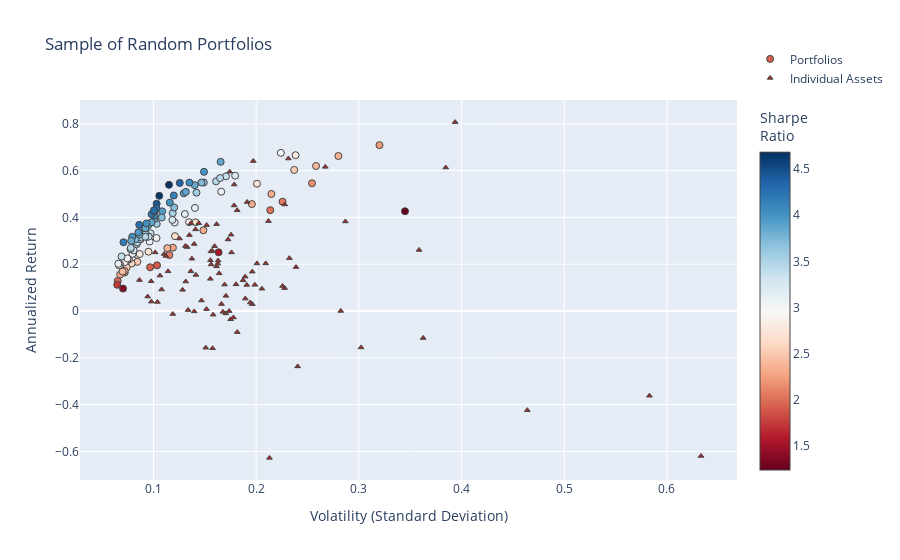

The notebook cell saved with this chart:
### Code cell
fig2 = go.Figure()

fig2.add_trace(go.Scatter(
    x=[p["variance"]**0.5 for p in dominant_portfolios],  # Convert variance to volatility
    y=[p["return"] for p in dominant_portfolios],
    mode='markers',
    marker=dict(
        color=[p["return"] / (p["variance"]**0.5) for p in dominant_portfolios],  # Sharpe Ratio
        showscale=True,
        size=7,
        line=dict(width=1),
        colorscale="RdBu",
        colorbar=dict(title="Sharpe<br>Ratio")
    ),
    hoverinfo='text',
    text=[
        f"Return: {p['return']:.2%}<br>Volatility: {p['variance']**0.5:.2f}<br>" +
        "<br>".join([f"{p['tickers'][i]}: Weight={p['weights'][i]:.2f}" for i in range(len(p['tickers']))])
        for p in dominant_portfolios
    ],
    name="Portfolios"
))


fig2.add_trace(go.Scatter(
    x=volatility, 
    y=annualized_returns,
    mode='markers',
    hoverinfo='text',
    hovertext=[
        f"{name} <br>Volatility: {vol:.2f} <br>Returns: {ret:.2%} <br>Sharpe Ratio: {sr:.2f}"
        for name, vol, ret, sr in zip(names, volatility, annualized_returns, sharpe_ratios)
    ],
    marker=dict(
        color='brown',
        size=5,
        symbol='triangle-up',  # Sets the marker shape to a triangle
        line=dict(width=1)
    ),
    name="Individual Assets"
))

fig2.update_layout(
    title='Sample of Random Portfolios',
    xaxis_title='Volatility (Standard Deviation)',
    yaxis_title='Annualized Return',
    legend=dict(y=5
    )
)


fig2.show()

### Figure 1 — Plotly figure (JSON) as saved in the notebook; plotly's stock layout.template omitted (floating-point values rounded to 4 significant figures)
{"data": [{"hoverinfo": "text", "marker": {"color": [1.932, 1.888, 1.237, 2.493, 2.071, 2.582, 1.537, 2.277, 2.856, 2.889, 2.646, 2.071, 2.285, 2.322, 2.366, 2.686, 3.03, 2.814, 3.082, 3.07, 3.137, 2.665, 2.821, 2.529, 3.608, 2.941, 3.174, 3.426, 2.384, 3.522, 2.017, 3.381, 2.335, 3.502, 2.329, 2.71, 3.215, 3.55, 2.146, 3.139, 3.339, 3.566, 2.899, 3.222, 3.409, 3.014, 3.683, 3.42, 3.482, 3.893, 1.363, 3.288, 3.929, 3.508, 3.7, 3.586, 2.306, 3.551, 3.897, 3.071, 2.415, 4.449, 3.443, 3.836, 4.038, 3.714, 3.883, 1.974, 3.573, 4.063, 2.365, 3.458, 3.865, 3.998, 4.121, 3.382, 4.266, 2.399, 2.544, 2.934, 3.45, 3.781, 3.686, 3.998, 3.872, 2.794, 4.217, 4.359, 4.149, 3.373, 3.854, 2.933, 1.736, 3.937, 3.865, 3.844, 3.447, 3.987, 3.742, 3.94, 4.274, 3.829, 4.66, 4.684, 3.072, 4.016, 3.017, 4.198, 4.285, 2.215], "colorbar": {"title": {"text": "Sharpe<br>Ratio"}}, "colorscale": [[0, "rgb(103,0,31)"], [0.1, "rgb(178,24,43)"], [0.2, "rgb(214,96,77)"], [0.3, "rgb(244,165,130)"], [0.4, "rgb(253,219,199)"], [0.5, "rgb(247,247,247)"], [0.6, "rgb(209,229,240)"], [0.7, "rgb(146,197,222)"], [0.8, "rgb(67,147,195)"], [0.9, "rgb(33,102,172)"], [1, "rgb(5,48,97)"]], "line": {"width": 1}, "showscale": true, "size": 7}, "mode": "markers", "name": "Portfolios", "text": ["Return: 18.71%<br>Volatility: 0.10<br>AAPL_Close: Weight=0.11<br>V_Close: Weight=0.47<br>F_Close: Weight=0.41", "Return: 19.54%<br>Volatility: 0.10<br>RMD_Close: Weight=0.30<br>SO_Close: Weight=0.33<br>TXN_Close: Weight=0.37", "Return: 42.66%<br>Volatility: 0.34<br>VRTX_Close: Weight=0.85<br>SNAP_Close: Weight=0.15<br>RMD_Close: Weight=0.00", "Return: 21.01%<br>Volatility: 0.08<br>UNH_Close: Weight=0.38<br>PFE_Close: Weight=0.30<br>CVX_Close: Weight=0.31", "Return: 23.92%<br>Volatility: 0.12<br>CSCO_Close: Weight=0.35<br>GM_Close: Weight=0.11<br>INTC_Close: Weight=0.20<br>MSFT_Close: Weight=0.17<br>EW_Close: Weight=0.16", "Return: 20.34%<br>Volatility: 0.08<br>PFE_Close: Weight=0.24<br>BAC_Close: Weight=0.10<br>V_Close: Weight=0.50<br>PG_Close: Weight=0.16", "Return: 25.11%<br>Volatility: 0.16<br>CMCSA_Close: Weight=0.35<br>COST_Close: Weight=0.36<br>VRTX_Close: Weight=0.29", "Return: 27.09%<br>Volatility: 0.12<br>V_Close: Weight=0.42<br>LMT_Close: Weight=0.22<br>JPM_Close: Weight=0.11<br>TSLA_Close: Weight=0.24<br>MMM_Close: Weight=0.00", "Return: 24.02%<br>Volatility: 0.08<br>SYK_Close: Weight=0.04<br>DE_Close: Weight=0.19<br>GOOG_Close: Weight=0.29<br>EXC_Close: Weight=0.35<br>CVX_Close: Weight=0.12", "Return: 22.02%<br>Volatility: 0.08<br>V_Close: Weight=0.16<br>XOM_Close: Weight=0.23<br>JNJ_Close: Weight=0.21<br>SYY_Close: Weight=0.23<br>ADBE_Close: Weight=0.19", "Return: 32.01%<br>Volatility: 0.12<br>ADBE_Close: Weight=0.39<br>NEE_Close: Weight=0.58<br>EW_Close: Weight=0.04", "Return: 46.73%<br>Volatility: 0.23<br>QCOM_Close: Weight=0.25<br>DUK_Close: Weight=0.10<br>ZBH_Close: Weight=0.14<br>NVDA_Close: Weight=0.51", "Return: 16.47%<br>Volatility: 0.07<br>LMT_Close: Weight=0.29<br>PG_Close: Weight=0.27<br>PM_Close: Weight=0.17<br>V_Close: Weight=0.27", "Return: 34.51%<br>Volatility: 0.15<br>KO_Close: Weight=0.02<br>PM_Close: Weight=0.19<br>WMT_Close: Weight=0.80", "Return: 26.86%<br>Volatility: 0.11<br>CMCSA_Close: Weight=0.04<br>CAT_Close: Weight=0.26<br>MS_Close: Weight=0.20<br>DHR_Close: Weight=0.30<br>QCOM_Close: Weight=0.20", "Return: 37.92%<br>Volatility: 0.14<br>AMZN_Close: Weight=0.41<br>REGN_Close: Weight=0.03<br>ISRG_Close: Weight=0.42<br>LMT_Close: Weight=0.04<br>MS_Close: Weight=0.11", "Return: 31.22%<br>Volatility: 0.10<br>PFE_Close: Weight=0.27<br>MA_Close: Weight=0.14<br>CAT_Close: Weight=0.38<br>T_Close: Weight=0.22", "Return: 24.37%<br>Volatility: 0.09<br>BA_Close: Weight=0.25<br>MMM_Close: Weight=0.38<br>SO_Close: Weight=0.23<br>IBM_Close: Weight=0.07<br>LLY_Close: Weight=0.07", "Return: 29.69%<br>Volatility: 0.10<br>ISRG_Close: Weight=0.16<br>PYPL_Close: Weight=0.26<br>PG_Close: Weight=0.37<br>JNJ_Close: Weight=0.21", "Return: 24.45%<br>Volatility: 0.08<br>MMM_Close: Weight=0.39<br>T_Close: Weight=0.23<br>MCD_Close: Weight=0.38", "Return: 37.84%<br>Volatility: 0.12<br>SYY_Close: Weight=0.44<br>WMT_Close: Weight=0.32<br>PYPL_Close: Weight=0.24", "Return: 25.36%<br>Volatility: 0.10<br>MSFT_Close: Weight=0.21<br>EXC_Close: Weight=0.09<br>WFC_Close: Weight=0.32<br>MCD_Close: Weight=0.39", "Return: 37.99%<br>Volatility: 0.13<br>CAT_Close: Weight=0.35<br>BABA_Close: Weight=0.14<br>ORCL_Close: Weight=0.49<br>EXC_Close: Weight=0.02", "Return: 18.69%<br>Volatility: 0.07<br>PEP_Close: Weight=0.43<br>HON_Close: Weight=0.50<br>TMO_Close: Weight=0.00<br>CMCSA_Close: Weight=0.07", "Return: 37.23%<br>Volatility: 0.10<br>LMT_Close: Weight=0.41<br>ACN_Close: Weight=0.18<br>ABBV_Close: Weight=0.42", "Return: 22.00%<br>Volatility: 0.07<br>GOOGL_Close: Weight=0.05<br>AEP_Close: Weight=0.15<br>PEP_Close: Weight=0.24<br>SAP_Close: Weight=0.28<br>HD_Close: Weight=0.28", "Return: 41.44%<br>Volatility: 0.13<br>CRM_Close: Weight=0.10<br>ABBV_Close: Weight=0.53<br>RTX_Close: Weight=0.00<br>GOOG_Close: Weight=0.37", "Return: 33.28%<br>Volatility: 0.10<br>ISRG_Close: Weight=0.08<br>JPM_Close: Weight=0.35<br>MSFT_Close: Weight=0.31<br>WMT_Close: Weight=0.26", "Return: 17.14%<br>Volatility: 0.07<br>CMCSA_Close: Weight=0.09<br>MSFT_Close: Weight=0.16<br>PEP_Close: Weight=0.24<br>SAP_Close: Weight=0.20<br>PFE_Close: Weight=0.31", "Return: 41.83%<br>Volatility: 0.12<br>PYPL_Close: Weight=0.42<br>DIS_Close: Weight=0.06<br>MCD_Close: Weight=0.23<br>XOM_Close: Weight=0.17<br>WMT_Close: Weight=0.12", "Return: 43.12%<br>Volatility: 0.21<br>BAC_Close: Weight=0.04<br>VRTX_Close: Weight=0.46<br>AMGN_Close: Weight=0.19<br>ADBE_Close: Weight=0.32", "Return: 31.76%<br>Volatility: 0.09<br>BA_Close: Weight=0.41<br>META_Close: Weight=0.01<br>DUK_Close: Weight=0.27<br>K_Close: Weight=0.03<br>EMR_Close: Weight=0.28", "Return: 45.72%<br>Volatility: 0.20<br>DE_Close: Weight=0.14<br>PG_Close: Weight=0.39<br>NVDA_Close: Weight=0.47", "Return: 28.47%<br>Volatility: 0.08<br>KO_Close: Weight=0.25<br>AMZN_Close: Weight=0.12<br>SO_Close: Weight=0.17<br>BA_Close: Weight=0.32<br>PEP_Close: Weight=0.15", "Return: 50.03%<br>Volatility: 0.21<br>NVDA_Close: Weight=0.44<br>MO_Close: Weight=0.05<br>T_Close: Weight=0.09<br>AMZN_Close: Weight=0.38<br>JNJ_Close: Weight=0.05", "Return: 54.41%<br>Volatility: 0.20<br>JNJ_Close: Weight=0.05<br>BA_Close: Weight=0.21<br>NVDA_Close: Weight=0.49<br>DUK_Close: Weight=0.25", "Return: 25.93%<br>Volatility: 0.08<br>WMT_Close: Weight=0.19<br>MSFT_Close: Weight=0.17<br>CVX_Close: Weight=0.40<br>SAP_Close: Weight=0.24", "Return: 30.46%<br>Volatility: 0.09<br>SAP_Close: Weight=0.14<br>ACN_Close: Weight=0.14<br>NEE_Close: Weight=0.38<br>WMT_Close: Weight=0.33", "Return: 54.60%<br>Volatility: 0.25<br>NVDA_Close: Weight=0.56<br>KR_Close: Weight=0.14<br>ORCL_Close: Weight=0.08<br>BABA_Close: Weight=0.13<br>EMR_Close: Weight=0.09", "Return: 44.07%<br>Volatility: 0.14<br>BA_Close: Weight=0.33<br>ACN_Close: Weight=0.18<br>K_Close: Weight=0.22<br>NVDA_Close: Weight=0.27", "Return: 31.82%<br>Volatility: 0.10<br>MMM_Close: Weight=0.58<br>MCD_Close: Weight=0.42<br>GOOG_Close: Weight=0.00", "Return: 50.59%<br>Volatility: 0.14<br>DE_Close: Weight=0.10<br>TXN_Close: Weight=0.43<br>CAT_Close: Weight=0.47", "Return: 20.90%<br>Volatility: 0.07<br>PFE_Close: Weight=0.26<br>NEE_Close: Weight=0.29<br>V_Close: Weight=0.33<br>EXC_Close: Weight=0.13", "Return: 57.86%<br>Volatility: 0.18<br>BABA_Close: Weight=0.58<br>ADBE_Close: Weight=0.06<br>ABBV_Close: Weight=0.36", "Return: 26.48%<br>Volatility: 0.08<br>TXN_Close: Weight=0.21<br>NEE_Close: Weight=0.45<br>BABA_Close: Weight=0.12<br>XOM_Close: Weight=0.22", "Return: 22.48%<br>Volatility: 0.07<br>SYY_Close: Weight=0.07<br>BAC_Close: Weight=0.20<br>AEP_Close: Weight=0.35<br>V_Close: Weight=0.38", "Return: 44.26%<br>Volatility: 0.12<br>CAT_Close: Weight=0.56<br>AEP_Close: Weight=0.36<br>AMZN_Close: Weight=0.08", "Return: 28.58%<br>Volatility: 0.08<br>NEE_Close: Weight=0.45<br>WMT_Close: Weight=0.27<br>BMY_Close: Weight=0.15<br>MSFT_Close: Weight=0.12", "Return: 29.32%<br>Volatility: 0.08<br>DUK_Close: Weight=0.30<br>K_Close: Weight=0.02<br>DE_Close: Weight=0.29<br>MCD_Close: Weight=0.33<br>UNH_Close: Weight=0.06", "Return: 37.40%<br>Volatility: 0.10<br>LMT_Close: Weight=0.16<br>NFLX_Close: Weight=0.15<br>NEE_Close: Weight=0.37<br>BA_Close: Weight=0.32", "Return: 9.59%<br>Volatility: 0.07<br>WFC_Close: Weight=0.15<br>ISRG_Close: Weight=0.05<br>XOM_Close: Weight=0.53<br>AEP_Close: Weight=0.26", "Return: 38.95%<br>Volatility: 0.12<br>BA_Close: Weight=0.38<br>RTX_Close: Weight=0.09<br>TXN_Close: Weight=0.11<br>QCOM_Close: Weight=0.19<br>META_Close: Weight=0.23", "Return: 42.61%<br>Volatility: 0.11<br>BA_Close: Weight=0.33<br>ABT_Close: Weight=0.18<br>META_Close: Weight=0.21<br>CRM_Close: Weight=0.08<br>ISRG_Close: Weight=0.21", "Return: 30.65%<br>Volatility: 0.09<br>MA_Close: Weight=0.31<br>EXC_Close: Weight=0.36<br>BA_Close: Weight=0.24<br>XOM_Close: Weight=0.09", "Return: 39.99%<br>Volatility: 0.11<br>BABA_Close: Weight=0.25<br>MCD_Close: Weight=0.34<br>ABT_Close: Weight=0.41", "Return: 33.07%<br>Volatility: 0.09<br>SYY_Close: Weight=0.04<br>NEE_Close: Weight=0.43<br>BA_Close: Weight=0.11<br>TXN_Close: Weight=0.41", "Return: 15.59%<br>Volatility: 0.07<br>ABBV_Close: Weight=0.10<br>KO_Close: Weight=0.64<br>NKE_Close: Weight=0.10<br>XOM_Close: Weight=0.16", "Return: 31.38%<br>Volatility: 0.09<br>T_Close: Weight=0.12<br>BA_Close: Weight=0.28<br>ACN_Close: Weight=0.30<br>EW_Close: Weight=0.05<br>NEE_Close: Weight=0.24", "Return: 39.39%<br>Volatility: 0.10<br>HON_Close: Weight=0.40<br>TXN_Close: Weight=0.18<br>SYY_Close: Weight=0.05<br>BA_Close: Weight=0.36", "Return: 50.99%<br>Volatility: 0.17<br>NVDA_Close: Weight=0.30<br>WMT_Close: Weight=0.42<br>INTC_Close: Weight=0.26<br>PEP_Close: Weight=0.02", "Return: 16.88%<br>Volatility: 0.07<br>KO_Close: Weight=0.62<br>BMY_Close: Weight=0.17<br>V_Close: Weight=0.17<br>MSFT_Close: Weight=0.04", "Return: 45.88%<br>Volatility: 0.10<br>EW_Close: Weight=0.12<br>ABBV_Close: Weight=0.15<br>UNH_Close: Weight=0.16<br>NEE_Close: Weight=0.18<br>CAT_Close: Weight=0.39", "Return: 55.43%<br>Volatility: 0.16<br>CAT_Close: Weight=0.77<br>MMM_Close: Weight=0.13<br>EW_Close: Weight=0.09", "Return: 53.79%<br>Volatility: 0.14<br>ABBV_Close: Weight=0.54<br>UNH_Close: Weight=0.27<br>NVDA_Close: Weight=0.19", "Return: 40.86%<br>Volatility: 0.10<br>BA_Close: Weight=0.35<br>PM_Close: Weight=0.01<br>UNH_Close: Weight=0.47<br>TMO_Close: Weight=0.17", "Return: 30.69%<br>Volatility: 0.08<br>INTC_Close: Weight=0.15<br>ISRG_Close: Weight=0.09<br>K_Close: Weight=0.04<br>NEE_Close: Weight=0.36<br>MCD_Close: Weight=0.36", "Return: 50.29%<br>Volatility: 0.13<br>JPM_Close: Weight=0.22<br>BA_Close: Weight=0.31<br>LMT_Close: Weight=0.05<br>AAPL_Close: Weight=0.04<br>PYPL_Close: Weight=0.39", "Return: 12.88%<br>Volatility: 0.07<br>QCOM_Close: Weight=0.10<br>PFE_Close: Weight=0.32<br>KO_Close: Weight=0.38<br>AEP_Close: Weight=0.20", "Return: 32.89%<br>Volatility: 0.09<br>KO_Close: Weight=0.45<br>BMY_Close: Weight=0.12<br>BA_Close: Weight=0.43", "Return: 54.89%<br>Volatility: 0.14<br>BA_Close: Weight=0.24<br>ABBV_Close: Weight=0.70<br>ISRG_Close: Weight=0.06", "Return: 66.24%<br>Volatility: 0.28<br>NEE_Close: Weight=0.01<br>NVDA_Close: Weight=0.59<br>ADBE_Close: Weight=0.40", "Return: 26.97%<br>Volatility: 0.08<br>PG_Close: Weight=0.28<br>ADBE_Close: Weight=0.05<br>MMM_Close: Weight=0.14<br>HD_Close: Weight=0.31<br>WMT_Close: Weight=0.22", "Return: 36.74%<br>Volatility: 0.10<br>CAT_Close: Weight=0.39<br>ISRG_Close: Weight=0.07<br>NKE_Close: Weight=0.07<br>AEP_Close: Weight=0.43<br>V_Close: Weight=0.05", "Return: 46.34%<br>Volatility: 0.12<br>UNH_Close: Weight=0.32<br>MA_Close: Weight=0.01<br>LMT_Close: Weight=0.07<br>ADBE_Close: Weight=0.30<br>CAT_Close: Weight=0.31", "Return: 49.38%<br>Volatility: 0.12<br>GOOGL_Close: Weight=0.36<br>CAT_Close: Weight=0.42<br>BA_Close: Weight=0.22", "Return: 23.33%<br>Volatility: 0.07<br>DUK_Close: Weight=0.16<br>MMM_Close: Weight=0.23<br>MCD_Close: Weight=0.28<br>XOM_Close: Weight=0.18<br>V_Close: Weight=0.16", "Return: 43.91%<br>Volatility: 0.10<br>PYPL_Close: Weight=0.21<br>PM_Close: Weight=0.07<br>BA_Close: Weight=0.13<br>ABBV_Close: Weight=0.27<br>LMT_Close: Weight=0.32", "Return: 61.97%<br>Volatility: 0.26<br>NVDA_Close: Weight=0.07<br>BABA_Close: Weight=0.91<br>K_Close: Weight=0.01", "Return: 60.30%<br>Volatility: 0.24<br>SO_Close: Weight=0.16<br>NVDA_Close: Weight=0.46<br>VRTX_Close: Weight=0.25<br>BABA_Close: Weight=0.13", "Return: 19.84%<br>Volatility: 0.07<br>V_Close: Weight=0.16<br>SYK_Close: Weight=0.12<br>DUK_Close: Weight=0.42<br>HD_Close: Weight=0.29", "Return: 31.75%<br>Volatility: 0.09<br>MCD_Close: Weight=0.48<br>KO_Close: Weight=0.23<br>TXN_Close: Weight=0.29", "Return: 32.68%<br>Volatility: 0.09<br>PYPL_Close: Weight=0.01<br>TMO_Close: Weight=0.12<br>BA_Close: Weight=0.29<br>JNJ_Close: Weight=0.38<br>GOOG_Close: Weight=0.20", "Return: 54.93%<br>Volatility: 0.15<br>AEP_Close: Weight=0.03<br>MA_Close: Weight=0.13<br>CAT_Close: Weight=0.69<br>MSFT_Close: Weight=0.15", "Return: 31.72%<br>Volatility: 0.08<br>HD_Close: Weight=0.31<br>KO_Close: Weight=0.42<br>BA_Close: Weight=0.27", "Return: 50.93%<br>Volatility: 0.13<br>BA_Close: Weight=0.33<br>ISRG_Close: Weight=0.11<br>V_Close: Weight=0.26<br>BABA_Close: Weight=0.29<br>PM_Close: Weight=0.00", "Return: 66.60%<br>Volatility: 0.24<br>WMT_Close: Weight=0.30<br>BA_Close: Weight=0.13<br>NVDA_Close: Weight=0.57", "Return: 41.41%<br>Volatility: 0.10<br>ISRG_Close: Weight=0.17<br>MCD_Close: Weight=0.21<br>WMT_Close: Weight=0.09<br>CAT_Close: Weight=0.28<br>CVX_Close: Weight=0.25", "Return: 54.76%<br>Volatility: 0.13<br>BABA_Close: Weight=0.07<br>BA_Close: Weight=0.58<br>ACN_Close: Weight=0.18<br>CAT_Close: Weight=0.18", "Return: 29.38%<br>Volatility: 0.07<br>SO_Close: Weight=0.10<br>PFE_Close: Weight=0.24<br>MCD_Close: Weight=0.25<br>BA_Close: Weight=0.16<br>HD_Close: Weight=0.26", "Return: 57.57%<br>Volatility: 0.17<br>SYY_Close: Weight=0.06<br>HON_Close: Weight=0.10<br>CAT_Close: Weight=0.84", "Return: 63.76%<br>Volatility: 0.17<br>SYY_Close: Weight=0.02<br>CAT_Close: Weight=0.42<br>PYPL_Close: Weight=0.56", "Return: 19.52%<br>Volatility: 0.07<br>JNJ_Close: Weight=0.11<br>KO_Close: Weight=0.32<br>MCD_Close: Weight=0.26<br>SYK_Close: Weight=0.18<br>DIS_Close: Weight=0.13", "Return: 11.24%<br>Volatility: 0.06<br>RTX_Close: Weight=0.12<br>KO_Close: Weight=0.61<br>XOM_Close: Weight=0.26", "Return: 35.29%<br>Volatility: 0.09<br>VZ_Close: Weight=0.19<br>AEP_Close: Weight=0.26<br>ABBV_Close: Weight=0.17<br>CAT_Close: Weight=0.30<br>BIIB_Close: Weight=0.08", "Return: 37.88%<br>Volatility: 0.10<br>NEE_Close: Weight=0.28<br>BMY_Close: Weight=0.17<br>CAT_Close: Weight=0.34<br>SYK_Close: Weight=0.01<br>MCD_Close: Weight=0.20", "Return: 35.42%<br>Volatility: 0.09<br>NEE_Close: Weight=0.11<br>UNH_Close: Weight=0.31<br>CAT_Close: Weight=0.27<br>ORCL_Close: Weight=0.12<br>RTX_Close: Weight=0.19", "Return: 56.85%<br>Volatility: 0.16<br>BA_Close: Weight=0.94<br>KO_Close: Weight=0.03<br>COST_Close: Weight=0.02", "Return: 59.50%<br>Volatility: 0.15<br>ACN_Close: Weight=0.07<br>ABBV_Close: Weight=0.22<br>CAT_Close: Weight=0.72", "Return: 54.91%<br>Volatility: 0.15<br>META_Close: Weight=0.27<br>NVDA_Close: Weight=0.15<br>BA_Close: Weight=0.58", "Return: 33.62%<br>Volatility: 0.09<br>TMO_Close: Weight=0.28<br>BA_Close: Weight=0.31<br>NEE_Close: Weight=0.31<br>QCOM_Close: Weight=0.10", "Return: 36.83%<br>Volatility: 0.09<br>QCOM_Close: Weight=0.09<br>JNJ_Close: Weight=0.21<br>WMT_Close: Weight=0.18<br>V_Close: Weight=0.26<br>BA_Close: Weight=0.27", "Return: 29.99%<br>Volatility: 0.08<br>MCD_Close: Weight=0.28<br>SAP_Close: Weight=0.13<br>AEP_Close: Weight=0.06<br>MMM_Close: Weight=0.32<br>HD_Close: Weight=0.20", "Return: 49.24%<br>Volatility: 0.11<br>ABBV_Close: Weight=0.36<br>ACN_Close: Weight=0.20<br>BA_Close: Weight=0.38<br>MMM_Close: Weight=0.06", "Return: 53.92%<br>Volatility: 0.12<br>CAT_Close: Weight=0.31<br>UNH_Close: Weight=0.28<br>BA_Close: Weight=0.41", "Return: 20.21%<br>Volatility: 0.07<br>PG_Close: Weight=0.14<br>JNJ_Close: Weight=0.15<br>INTC_Close: Weight=0.14<br>NEE_Close: Weight=0.33<br>JPM_Close: Weight=0.24", "Return: 37.42%<br>Volatility: 0.09<br>TXN_Close: Weight=0.28<br>DUK_Close: Weight=0.16<br>ABBV_Close: Weight=0.30<br>MCD_Close: Weight=0.25", "Return: 67.58%<br>Volatility: 0.22<br>NVDA_Close: Weight=0.52<br>BA_Close: Weight=0.42<br>DHR_Close: Weight=0.06", "Return: 42.42%<br>Volatility: 0.10<br>HD_Close: Weight=0.24<br>MMM_Close: Weight=0.12<br>BA_Close: Weight=0.41<br>META_Close: Weight=0.23", "Return: 43.06%<br>Volatility: 0.10<br>HD_Close: Weight=0.32<br>BA_Close: Weight=0.42<br>MSFT_Close: Weight=0.15<br>CSCO_Close: Weight=0.09<br>V_Close: Weight=0.01", "Return: 70.90%<br>Volatility: 0.32<br>NVDA_Close: Weight=0.80<br>PG_Close: Weight=0.11<br>CAT_Close: Weight=0.09"], "type": "scatter", "x": [0.09681, 0.1035, 0.3449, 0.08428, 0.1155, 0.07878, 0.1634, 0.1189, 0.08413, 0.07623, 0.121, 0.2257, 0.07206, 0.1486, 0.1135, 0.1411, 0.103, 0.08663, 0.09635, 0.07966, 0.1206, 0.09518, 0.1347, 0.07392, 0.1032, 0.0748, 0.1306, 0.09712, 0.0719, 0.1188, 0.2138, 0.09393, 0.1958, 0.08128, 0.2148, 0.2008, 0.08066, 0.08579, 0.2544, 0.1404, 0.09531, 0.1419, 0.0721, 0.1796, 0.07767, 0.0746, 0.1202, 0.08357, 0.0842, 0.09606, 0.07037, 0.1185, 0.1085, 0.08738, 0.1081, 0.09223, 0.06759, 0.08838, 0.1011, 0.166, 0.06989, 0.1031, 0.161, 0.1402, 0.1012, 0.08263, 0.1295, 0.06522, 0.09205, 0.1351, 0.2801, 0.078, 0.09505, 0.1159, 0.1198, 0.06897, 0.1029, 0.2583, 0.237, 0.06763, 0.09202, 0.08641, 0.149, 0.07934, 0.1315, 0.2384, 0.0982, 0.1256, 0.07083, 0.1707, 0.1654, 0.06655, 0.06473, 0.08963, 0.09802, 0.09213, 0.1649, 0.1492, 0.1467, 0.08533, 0.08616, 0.07833, 0.1057, 0.1151, 0.06578, 0.09317, 0.224, 0.101, 0.1005, 0.3201], "y": [0.1871, 0.1954, 0.4266, 0.2101, 0.2392, 0.2034, 0.2511, 0.2709, 0.2402, 0.2202, 0.3201, 0.4673, 0.1647, 0.3451, 0.2686, 0.3792, 0.3122, 0.2437, 0.2969, 0.2445, 0.3784, 0.2536, 0.3799, 0.1869, 0.3723, 0.22, 0.4144, 0.3328, 0.1714, 0.4183, 0.4312, 0.3176, 0.4572, 0.2847, 0.5003, 0.5441, 0.2593, 0.3046, 0.546, 0.4407, 0.3182, 0.5059, 0.209, 0.5786, 0.2648, 0.2248, 0.4426, 0.2858, 0.2932, 0.374, 0.09591, 0.3895, 0.4261, 0.3065, 0.3999, 0.3307, 0.1559, 0.3138, 0.3939, 0.5099, 0.1688, 0.4588, 0.5543, 0.5379, 0.4086, 0.3069, 0.5029, 0.1288, 0.3289, 0.5489, 0.6624, 0.2697, 0.3674, 0.4634, 0.4938, 0.2333, 0.4391, 0.6197, 0.603, 0.1984, 0.3175, 0.3268, 0.5493, 0.3172, 0.5093, 0.666, 0.4141, 0.5476, 0.2938, 0.5757, 0.6376, 0.1952, 0.1124, 0.3529, 0.3788, 0.3542, 0.5685, 0.595, 0.5491, 0.3362, 0.3683, 0.2999, 0.4924, 0.5392, 0.2021, 0.3742, 0.6758, 0.4242, 0.4306, 0.709]}, {"hoverinfo": "text", "hovertext": ["RDY_Close <br>Volatility: 0.30 <br>Returns: -15.56% <br>Sharpe Ratio: -0.52", "SYY_Close <br>Volatility: 0.16 <br>Returns: 19.12% <br>Sharpe Ratio: 1.19", "RMD_Close <br>Volatility: 0.20 <br>Returns: 20.34% <br>Sharpe Ratio: 1.01", "GE_Close <br>Volatility: 0.21 <br>Returns: -62.75% <br>Sharpe Ratio: -2.95", "XOM_Close <br>Volatility: 0.10 <br>Returns: 3.88% <br>Sharpe Ratio: 0.37", "BAC_Close <br>Volatility: 0.21 <br>Returns: 20.36% <br>Sharpe Ratio: 0.97", "SAP_Close <br>Volatility: 0.14 <br>Returns: 22.38% <br>Sharpe Ratio: 1.63", "F_Close <br>Volatility: 0.17 <br>Returns: 3.00% <br>Sharpe Ratio: 0.18", "ISRG_Close <br>Volatility: 0.19 <br>Returns: 46.59% <br>Sharpe Ratio: 2.44", "ETN_Close <br>Volatility: 0.16 <br>Returns: 13.76% <br>Sharpe Ratio: 0.89", "PG_Close <br>Volatility: 0.10 <br>Returns: 4.02% <br>Sharpe Ratio: 0.41", "EMR_Close <br>Volatility: 0.16 <br>Returns: 20.27% <br>Sharpe Ratio: 1.25", "UA_Close <br>Volatility: 0.46 <br>Returns: -42.37% <br>Sharpe Ratio: -0.91", "K_Close <br>Volatility: 0.18 <br>Returns: -9.01% <br>Sharpe Ratio: -0.50", "PM_Close <br>Volatility: 0.14 <br>Returns: -0.16% <br>Sharpe Ratio: -0.01", "WMT_Close <br>Volatility: 0.18 <br>Returns: 43.06% <br>Sharpe Ratio: 2.37", "TMO_Close <br>Volatility: 0.16 <br>Returns: 21.55% <br>Sharpe Ratio: 1.32", "GIS_Close <br>Volatility: 0.17 <br>Returns: -0.03% <br>Sharpe Ratio: -0.00", "AAPL_Close <br>Volatility: 0.18 <br>Returns: 25.04% <br>Sharpe Ratio: 1.42", "CAT_Close <br>Volatility: 0.20 <br>Returns: 64.11% <br>Sharpe Ratio: 3.25", "INTC_Close <br>Volatility: 0.18 <br>Returns: 32.63% <br>Sharpe Ratio: 1.86", "ABBV_Close <br>Volatility: 0.18 <br>Returns: 54.05% <br>Sharpe Ratio: 3.03", "MA_Close <br>Volatility: 0.14 <br>Returns: 37.50% <br>Sharpe Ratio: 2.60", "GILD_Close <br>Volatility: 0.19 <br>Returns: 5.32% <br>Sharpe Ratio: 0.28", "VZ_Close <br>Volatility: 0.17 <br>Returns: 11.30% <br>Sharpe Ratio: 0.67", "AMD_Close <br>Volatility: 0.58 <br>Returns: -36.20% <br>Sharpe Ratio: -0.62", "AEP_Close <br>Volatility: 0.11 <br>Returns: 15.15% <br>Sharpe Ratio: 1.42", "MSFT_Close <br>Volatility: 0.15 <br>Returns: 36.72% <br>Sharpe Ratio: 2.42", "MO_Close <br>Volatility: 0.18 <br>Returns: -2.75% <br>Sharpe Ratio: -0.15", "SO_Close <br>Volatility: 0.12 <br>Returns: -1.26% <br>Sharpe Ratio: -0.11", "MCD_Close <br>Volatility: 0.14 <br>Returns: 37.50% <br>Sharpe Ratio: 2.75", "V_Close <br>Volatility: 0.13 <br>Returns: 30.98% <br>Sharpe Ratio: 2.47", "UNH_Close <br>Volatility: 0.14 <br>Returns: 34.90% <br>Sharpe Ratio: 2.48", "PFE_Close <br>Volatility: 0.11 <br>Returns: 9.22% <br>Sharpe Ratio: 0.85", "SNAP_Close <br>Volatility: 0.63 <br>Returns: -61.94% <br>Sharpe Ratio: -0.98", "KR_Close <br>Volatility: 0.36 <br>Returns: -11.51% <br>Sharpe Ratio: -0.32", "ORCL_Close <br>Volatility: 0.19 <br>Returns: 13.13% <br>Sharpe Ratio: 0.70", "MDT_Close <br>Volatility: 0.15 <br>Returns: 0.82% <br>Sharpe Ratio: 0.05", "SYK_Close <br>Volatility: 0.16 <br>Returns: 21.73% <br>Sharpe Ratio: 1.40", "ABT_Close <br>Volatility: 0.14 <br>Returns: 28.67% <br>Sharpe Ratio: 2.05", "KO_Close <br>Volatility: 0.09 <br>Returns: 13.24% <br>Sharpe Ratio: 1.53", "VRTX_Close <br>Volatility: 0.38 <br>Returns: 61.33% <br>Sharpe Ratio: 1.59", "TSLA_Close <br>Volatility: 0.36 <br>Returns: 26.10% <br>Sharpe Ratio: 0.73", "PEP_Close <br>Volatility: 0.10 <br>Returns: 12.73% <br>Sharpe Ratio: 1.30", "BIIB_Close <br>Volatility: 0.23 <br>Returns: 9.80% <br>Sharpe Ratio: 0.43", "NKE_Close <br>Volatility: 0.23 <br>Returns: 10.70% <br>Sharpe Ratio: 0.47", "BSX_Close <br>Volatility: 0.17 <br>Returns: -1.01% <br>Sharpe Ratio: -0.06", "BA_Close <br>Volatility: 0.17 <br>Returns: 59.54% <br>Sharpe Ratio: 3.42", "GOOGL_Close <br>Volatility: 0.16 <br>Returns: 25.77% <br>Sharpe Ratio: 1.64", "RTX_Close <br>Volatility: 0.14 <br>Returns: 16.98% <br>Sharpe Ratio: 1.24", "COST_Close <br>Volatility: 0.20 <br>Returns: 11.21% <br>Sharpe Ratio: 0.56", "LMT_Close <br>Volatility: 0.11 <br>Returns: 24.36% <br>Sharpe Ratio: 2.21", "NEE_Close <br>Volatility: 0.11 <br>Returns: 23.55% <br>Sharpe Ratio: 2.10", "TXN_Close <br>Volatility: 0.16 <br>Returns: 37.14% <br>Sharpe Ratio: 2.30", "CRM_Close <br>Volatility: 0.16 <br>Returns: 25.48% <br>Sharpe Ratio: 1.63", "DIS_Close <br>Volatility: 0.16 <br>Returns: -1.54% <br>Sharpe Ratio: -0.10", "HON_Close <br>Volatility: 0.10 <br>Returns: 25.07% <br>Sharpe Ratio: 2.47", "PYPL_Close <br>Volatility: 0.23 <br>Returns: 65.17% <br>Sharpe Ratio: 2.82", "JPM_Close <br>Volatility: 0.16 <br>Returns: 19.92% <br>Sharpe Ratio: 1.28", "NFLX_Close <br>Volatility: 0.29 <br>Returns: 38.28% <br>Sharpe Ratio: 1.33", "CVX_Close <br>Volatility: 0.14 <br>Returns: 15.44% <br>Sharpe Ratio: 1.09", "EXC_Close <br>Volatility: 0.13 <br>Returns: 12.63% <br>Sharpe Ratio: 0.96", "MS_Close <br>Volatility: 0.20 <br>Returns: 16.83% <br>Sharpe Ratio: 0.86", "NVDA_Close <br>Volatility: 0.39 <br>Returns: 80.73% <br>Sharpe Ratio: 2.05", "JNJ_Close <br>Volatility: 0.11 <br>Returns: 16.97% <br>Sharpe Ratio: 1.49", "REGN_Close <br>Volatility: 0.28 <br>Returns: 0.03% <br>Sharpe Ratio: 0.00", "BTI_Close <br>Volatility: 0.19 <br>Returns: 11.15% <br>Sharpe Ratio: 0.58", "AMGN_Close <br>Volatility: 0.17 <br>Returns: -0.36% <br>Sharpe Ratio: -0.02", "META_Close <br>Volatility: 0.17 <br>Returns: 30.58% <br>Sharpe Ratio: 1.77", "GOOG_Close <br>Volatility: 0.16 <br>Returns: 27.71% <br>Sharpe Ratio: 1.74", "EW_Close <br>Volatility: 0.23 <br>Returns: 22.60% <br>Sharpe Ratio: 0.97", "SRE_Close <br>Volatility: 0.13 <br>Returns: 0.42% <br>Sharpe Ratio: 0.03", "LLY_Close <br>Volatility: 0.15 <br>Returns: 4.51% <br>Sharpe Ratio: 0.31", "AMZN_Close <br>Volatility: 0.21 <br>Returns: 38.44% <br>Sharpe Ratio: 1.81", "IBM_Close <br>Volatility: 0.16 <br>Returns: -15.90% <br>Sharpe Ratio: -1.01", "MRK_Close <br>Volatility: 0.15 <br>Returns: -15.66% <br>Sharpe Ratio: -1.04", "BABA_Close <br>Volatility: 0.27 <br>Returns: 61.61% <br>Sharpe Ratio: 2.30", "CMCSA_Close <br>Volatility: 0.21 <br>Returns: 9.55% <br>Sharpe Ratio: 0.46", "DUK_Close <br>Volatility: 0.09 <br>Returns: 6.18% <br>Sharpe Ratio: 0.66", "HD_Close <br>Volatility: 0.14 <br>Returns: 32.45% <br>Sharpe Ratio: 2.40", "ACN_Close <br>Volatility: 0.13 <br>Returns: 27.35% <br>Sharpe Ratio: 2.06", "MMM_Close <br>Volatility: 0.13 <br>Returns: 27.77% <br>Sharpe Ratio: 2.12", "DHR_Close <br>Volatility: 0.13 <br>Returns: 9.07% <br>Sharpe Ratio: 0.71", "CPB_Close <br>Volatility: 0.24 <br>Returns: -23.67% <br>Sharpe Ratio: -0.98", "BMY_Close <br>Volatility: 0.18 <br>Returns: 11.41% <br>Sharpe Ratio: 0.63", "DE_Close <br>Volatility: 0.18 <br>Returns: 45.12% <br>Sharpe Ratio: 2.53", "QCOM_Close <br>Volatility: 0.24 <br>Returns: 18.78% <br>Sharpe Ratio: 0.79", "GS_Close <br>Volatility: 0.20 <br>Returns: 2.94% <br>Sharpe Ratio: 0.15", "GM_Close <br>Volatility: 0.19 <br>Returns: 14.71% <br>Sharpe Ratio: 0.78", "ZBH_Close <br>Volatility: 0.19 <br>Returns: 3.62% <br>Sharpe Ratio: 0.19", "ADBE_Close <br>Volatility: 0.23 <br>Returns: 45.54% <br>Sharpe Ratio: 2.00", "CSCO_Close <br>Volatility: 0.16 <br>Returns: 16.11% <br>Sharpe Ratio: 0.98", "T_Close <br>Volatility: 0.18 <br>Returns: -3.53% <br>Sharpe Ratio: -0.20", "WFC_Close <br>Volatility: 0.17 <br>Returns: 6.48% <br>Sharpe Ratio: 0.38"], "marker": {"color": "brown", "line": {"width": 1}, "size": 5, "symbol": "triangle-up"}, "mode": "markers", "name": "Individual Assets", "type": "scatter", "x": [0.3022, 0.1614, 0.2008, 0.213, 0.1039, 0.2094, 0.1374, 0.1662, 0.1912, 0.1554, 0.09803, 0.1627, 0.464, 0.1816, 0.1397, 0.1815, 0.163, 0.1737, 0.176, 0.1972, 0.1756, 0.1786, 0.1441, 0.1895, 0.1693, 0.5829, 0.1064, 0.1518, 0.1779, 0.1188, 0.1365, 0.1254, 0.141, 0.1079, 0.6332, 0.3627, 0.1872, 0.1517, 0.1555, 0.1397, 0.08636, 0.3846, 0.3586, 0.09778, 0.2277, 0.2257, 0.1705, 0.1743, 0.1573, 0.1365, 0.1988, 0.1104, 0.1121, 0.1615, 0.1559, 0.1581, 0.1016, 0.2314, 0.1562, 0.2869, 0.1413, 0.1315, 0.1962, 0.3937, 0.1143, 0.2824, 0.1908, 0.1677, 0.1727, 0.1595, 0.2323, 0.1338, 0.1468, 0.212, 0.1576, 0.1509, 0.2673, 0.2056, 0.09441, 0.135, 0.1328, 0.1311, 0.1284, 0.2404, 0.1804, 0.1786, 0.2388, 0.1963, 0.1893, 0.1943, 0.2278, 0.164, 0.1751, 0.1706], "y": [-0.1556, 0.1912, 0.2034, -0.6275, 0.0388, 0.2036, 0.2238, 0.02996, 0.4659, 0.1376, 0.04023, 0.2027, -0.4237, -0.09007, -0.001648, 0.4306, 0.2155, -0.0003009, 0.2504, 0.6411, 0.3263, 0.5405, 0.375, 0.05321, 0.113, -0.362, 0.1515, 0.3672, -0.02746, -0.01259, 0.375, 0.3098, 0.349, 0.09217, -0.6194, -0.1151, 0.1313, 0.008205, 0.2173, 0.2867, 0.1324, 0.6133, 0.261, 0.1273, 0.09799, 0.107, -0.01012, 0.5954, 0.2577, 0.1698, 0.1121, 0.2436, 0.2355, 0.3714, 0.2548, -0.01539, 0.2507, 0.6517, 0.1992, 0.3828, 0.1544, 0.1263, 0.1683, 0.8073, 0.1697, 0.0003193, 0.1115, -0.003551, 0.3058, 0.2771, 0.226, 0.004162, 0.04513, 0.3844, -0.159, -0.1566, 0.6161, 0.09549, 0.06184, 0.3245, 0.2735, 0.2777, 0.09067, -0.2367, 0.1141, 0.4512, 0.1878, 0.02945, 0.1471, 0.03617, 0.4554, 0.1611, -0.03526, 0.06484]}], "layout": {"legend": {"y": 5}, "title": {"text": "Sample of Random Portfolios"}, "xaxis": {"title": {"text": "Volatility (Standard Deviation)"}}, "yaxis": {"title": {"text": "Annualized Return"}}}}
